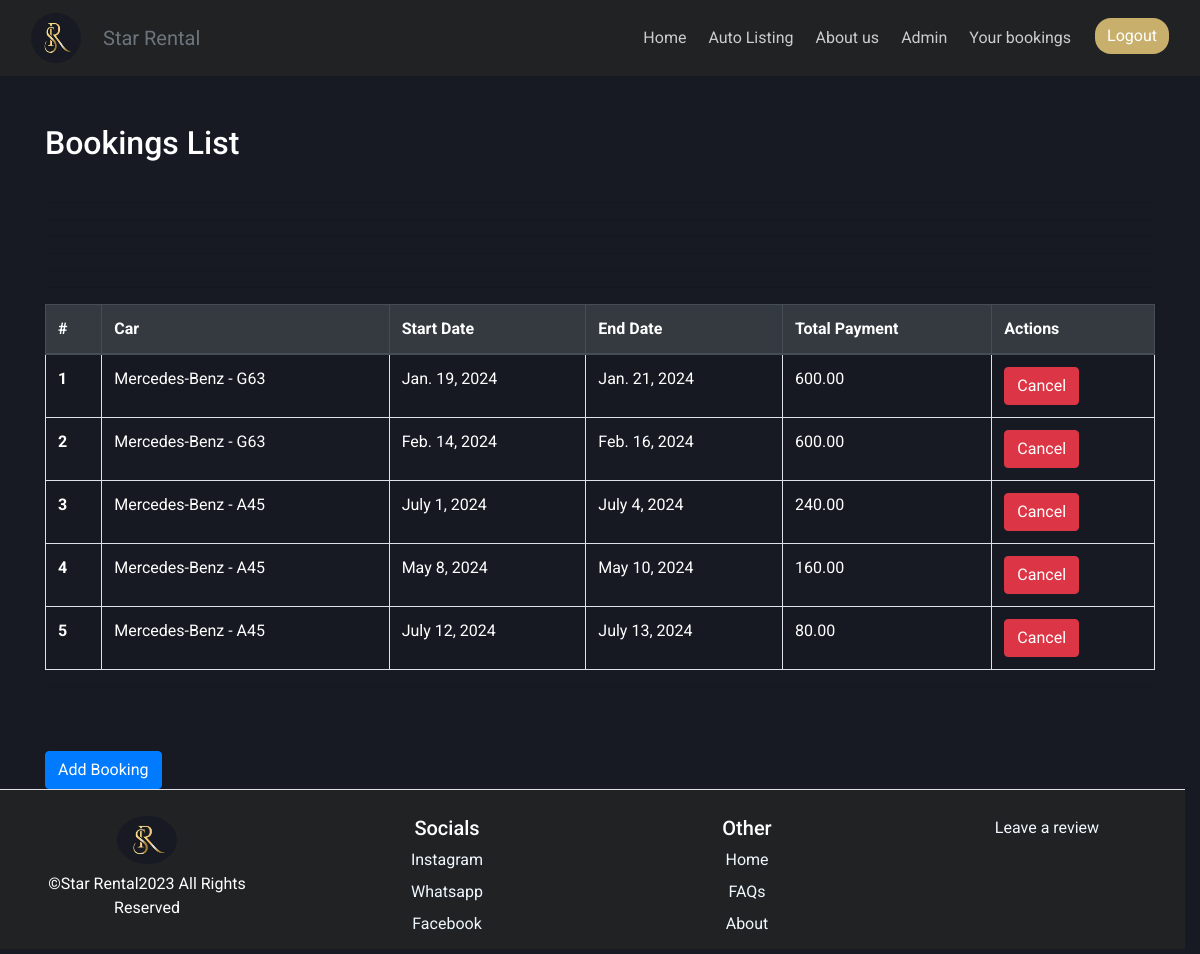
The page /bookings (signed in) on the database its author committed.
### rental/models.py (models this page shows, shortened)
class Booking(models.Model):
    car = models.ForeignKey(Car, on_delete=models.DO_NOTHING)
    CUSTOMER = models.ForeignKey(Customer, on_delete=models.DO_NOTHING, null=True)
    name = models.CharField(max_length=30)
    phone_number=models.CharField(max_length=12, help_text="Please enter your phone number +2556912345678", null=True)
    start_date = models.DateField()
    end_date = models.DateField()
    total_payment = models.DecimalField(max_digits=10, decimal_places=2, null=True, blank=True)

class Car(models.Model):
    Gearbox1 = "Automatic"
    Gearbox2 = "Manual"
    GearboxChoices = [
        (Gearbox1, "Automatic"),
        (Gearbox2, "Manual")
    ]
    Fuel1 = "Petrol"
    Fuel2 = "Diesel"
    Fuel3 = "LPG"
    Fuel4 = "Electric"
    FuelChoices = [
        (Fuel1, "Petrol"),
        (Fuel2, "Diesel"),
        (Fuel3, "LPG"),
        (Fuel4, "Electric")
    ]
    brand = models.CharField(max_length=30, null=False)
    model = models.CharField(max_length=30, null=False)
    gearbox = models.CharField(max_length=20, choices=GearboxChoices, default="Manual")
    fuel = models.CharField(max_length=20, choices=FuelChoices, default="Diesel")
    production_year = models.PositiveIntegerField()
    color = models.CharField(max_length=30, null=False)
    daily_rate = models.DecimalField(max_digits=10, decimal_places=2, null=False)
    discounted_daily_rate = models.DecimalField(max_digits=10, decimal_places=2, null=True, blank=True)
    images = models.ManyToManyField("CarImage", related_name="car_images", blank=False)
    location = models.CharField(default="StarRental", max_length=50)
    available = models.BooleanField(default=True)
    def __str__(self):
        return f"{self.brand} - {self.model}"

### rental/views.py (the view)
# urls.py: path('bookings', BookingsView.as_view(), name="bookings"),
@method_decorator(login_required, name="dispatch")
class BookingsView(ListView):
    model = Booking
    template_name = "bookings.html"
    context_object_name = "bookings_list"
    def get_queryset(self):
        return Booking.objects.filter(CUSTOMER__user=self.request.user)

### rental/context_processors.py (called while the page is built)
def staff_account(request):
    staff_account_value = False  # Default value
    if request.user.is_authenticated:
        try:
            customer_instance = Customer.objects.get(user=request.user)
            staff_account_value = customer_instance.staff_account
        except Customer.DoesNotExist:
            pass
    return {'staff_account': staff_account_value}

### rental/templates/bookings.html (shortened to what this page needs)
{% extends "base.html" %}
{% load static %}
{% block links %}
<link rel="stylesheet" href="{% static 'css/bookings.css' %}">
{% endblock %}
{% block content %}
  <div class="container mt-5">
    <h2 class="mb-4">Bookings List</h2>
    <div class="table-responsive">
      <table class="table table-bordered table-striped">
        <thead class="thead-dark">
          <tr>
            <th scope="col">#</th>
            <th scope="col">Car</th>
            <th scope="col">Start Date</th>
            <th scope="col">End Date</th>
            <th scope="col">Total Payment</th>
            <th scope="col">Actions</th>
          </tr>
        </thead>
        <hr>
        <tbody>
          {% for booking in bookings_list %}
            <tr>
              <th scope="row">{{ forloop.counter }}</th>
              <td>{{ booking.car }}</td>
              <td>{{ booking.start_date }}</td>
              <td>{{ booking.end_date }}</td>
              <td>{{ booking.total_payment }}</td>
              <td>
                <form method="post" action={% url "rental:cancel_booking" booking.id %}>
                  <button type="submit" class="btn btn-danger">Cancel</button>
                </form>
              </td>
            </tr>
            <hr>
          {% endfor %}
        </tbody>
      </table>
      <hr>
      <a href={% url "rental:auto_listing" %} class="btn btn-primary mt-5">Add Booking</a>
    </div>
  </div>
{% endblock %}

### static/css/main.css (style rules this page uses)
body { background-color: #171A23; }

### static/css/base.css (style rules this page uses)
* { font-family: 'Roboto', sans-serif; }
body { display: flex; flex-direction: column; min-height: 100vh; width:100vw }

### static/css/aboutus.css (style rules this page uses)
body { background-color: #171A23; color: #ffffff; }

### static/css/bookings.css (style rules this page uses)
td, th { color: white; }

### rows shown on the page
Booking: car "Mercedes-Benz - G63", start_date "Jan. 19, 2024", end_date "Jan. 21, 2024", total_payment "600.00"
Booking: car "Mercedes-Benz - G63", start_date "Feb. 14, 2024", end_date "Feb. 16, 2024", total_payment "600.00"
Booking: car "Mercedes-Benz - A45", start_date "July 1, 2024", end_date "July 4, 2024", total_payment "240.00"
Booking: car "Mercedes-Benz - A45", start_date "May 8, 2024", end_date "May 10, 2024", total_payment "160.00"
Booking: car "Mercedes-Benz - A45", start_date "July 12, 2024", end_date "July 13, 2024", total_payment "80.00"
